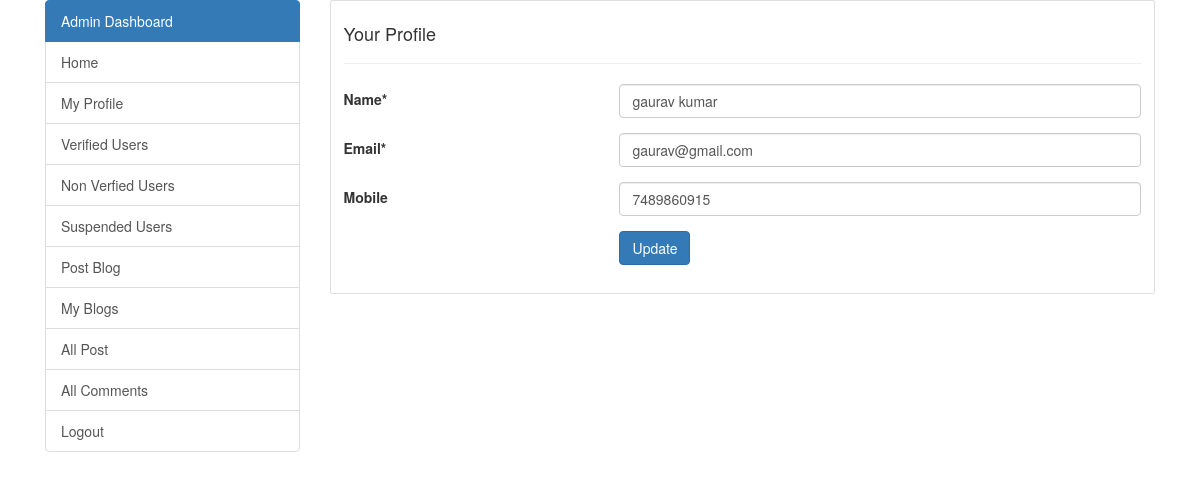
The app's page /db.php?nvedit=12 with its own data.
### tables this page shows
CREATE TABLE `user` (
  `id` int(11) NOT NULL,
  `name` varchar(200) NOT NULL,
  `email` varchar(200) NOT NULL,
  `password` varchar(200) NOT NULL,
  `contact` varchar(200) NOT NULL,
  `image` varchar(300) NOT NULL,
  `role` varchar(10) NOT NULL DEFAULT 'user',
  `isverify` int(11) NOT NULL DEFAULT '0',
  `suspend` int(11) NOT NULL DEFAULT '0'
);

### nvuedit.php (the view)
<?php
    $role= $_SESSION['r'];
    $sql="select * from user where id='$uid'";
    $result=mysqli_query($conn,$sql);
    $row=mysqli_fetch_array($result);
    $name=$row['name'];
    $email=$row['email'];
    $contact=$row['contact'];
    if($role=='user')
{
  include 'userheader.php';
}
else
{
  include 'adminheader.php';
}
    ?>
    <div class="col-md-9">
        <div class="card">
            <div class="card-body">
                <div class="row">
                    <div class="col-md-12">
                        <h4>Your Profile</h4>
                        <hr>
                    </div>
                </div>
                <div class="row">
                    <div class="col-md-12">
                        <form action="db.php?nvuupdate=<?php echo $uid;?>" method="POST">
                              <div class="form-group row">
                                <label  class="col-4 col-form-label">Name*</label>
                                <div class="col-8">
                                <input type="text" name="name" value="<?php echo $name;?>" class="form-control">
                                </div>
                              </div>
                              <div class="form-group row">
                                <label for="email" class="col-4 col-form-label">Email*</label>
                                <div class="col-8">
                              <input type="text" name="email" value="<?php echo $email;?>" class="form-control">
                                </div>
                              </div>
                              <div class="form-group row">
                                <label for="text" class="col-4 col-form-label">Mobile</label>
                                <div class="col-8">
                             <input type="text" name="contact" value="<?php echo $contact;?>" class="form-control">
                                </div>
                              </div>
                              <div class="form-group row">
                                <div class="offset-4 col-8">
                                 <input type="submit" name="nvuupdate" value="Update" class="btn btn-primary">
                                 </div>
                              </div>
                            </form>
                    </div>
                </div>
            </div>
        </div>
    </div>
  </div>
</div>
</body>
</html>

### records on screen
user: name "gaurav kumar", email "gaurav@gmail.com", contact "7489860915"
